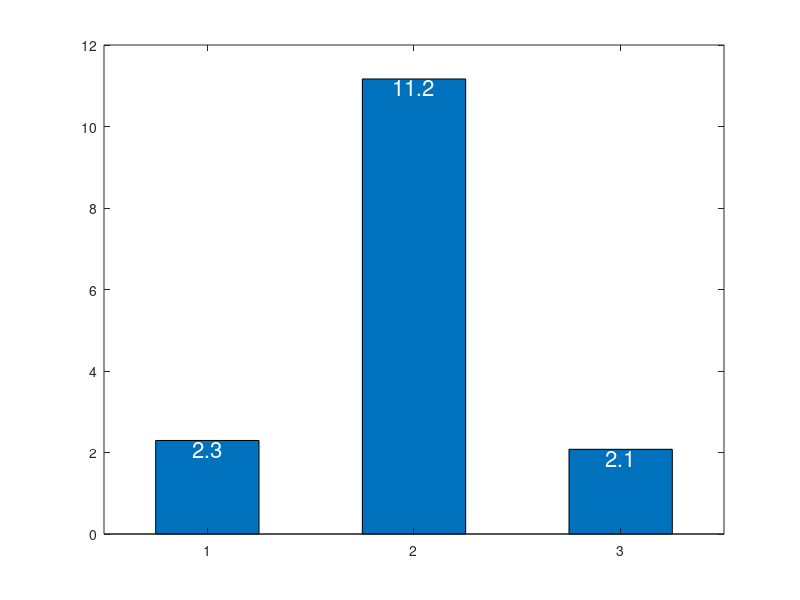

Write MATLAB code to recreate this figure. (Note: this script raises an error after producing the figure.)
% fGpu=0
% Runtime:
%     Detect + feature        40.4s
%     Cluster + auto-merge    49.7s
%         Cluster             26.8s
%         auto-merge          22.9s
%     Total                   90.0s
%     Runtime speed           x3.2 realtime
% Execution:
%     fGpu (GPU use):         0
%     fParfor (parfor use):   0

% fGpu=1
% Runtime:
%     Detect + feature        17.6s
%     Cluster + auto-merge    25.6s
%         Cluster             2.4s
%         auto-merge          23.2s
%     Total                   43.3s
%     Runtime speed           x6.7 realtime
% Execution:
%     fGpu (GPU use):         1
%     fParfor (parfor use):   0

vr_ratio = [40.4/17.6, 26.8/2.4, 90/43.3];
hFig=figure('Color','w','Unit','Normalized','OuterPosition',[.75 0 .25 .5]); 
h=bar(vr_ratio, .5); 
text_ = @(x,y)text(x,y,sprintf('%0.1f',y),...
    'HorizontalAlignment','center','VerticalAlignment','top','Color','w','FontSize',16);
arrayfun(@(x,y)text_(x,y), 1:3, vr_ratio);
h.FaceColor=[0,1,0];
h.LineStyle='none';
set(gca,'XTick',1:3,'XTickLabel', {'Filter', 'Cluster', 'Overall'}, 'XLim', [.5 3.5],'FontSize',16);
grid on; 
ylabel('GPU/CPU speed ratio','FontSize',16);